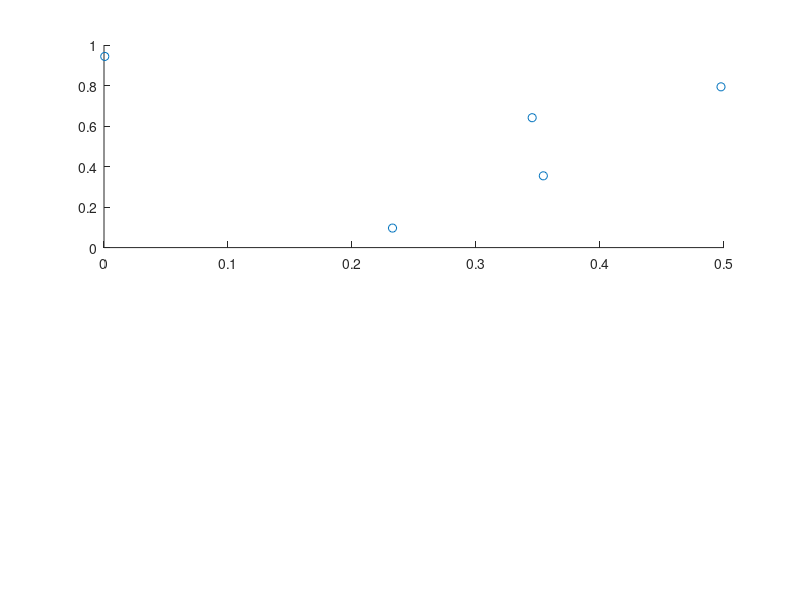

MATLAB code for this plot: (Note: this script raises an error after producing the figure.)
a1 = rand(2,5);
a2 = rand(2,5);

subplot(211)
scatter(a1(1,:),a1(2,:));
[xa1, ya1] = ds2nfu(a1(1,:),a1(2,:));

subplot(212)
scatter(a2(1,:),a2(2,:));
[xa2, ya2] = ds2nfu(a2(1,:),a2(2,:));

for k=1:numel(xa1)
    annotation('line', [xa1(k) xa2(k)], [ya1(k) ya2(k)], 'color', 'r');
end